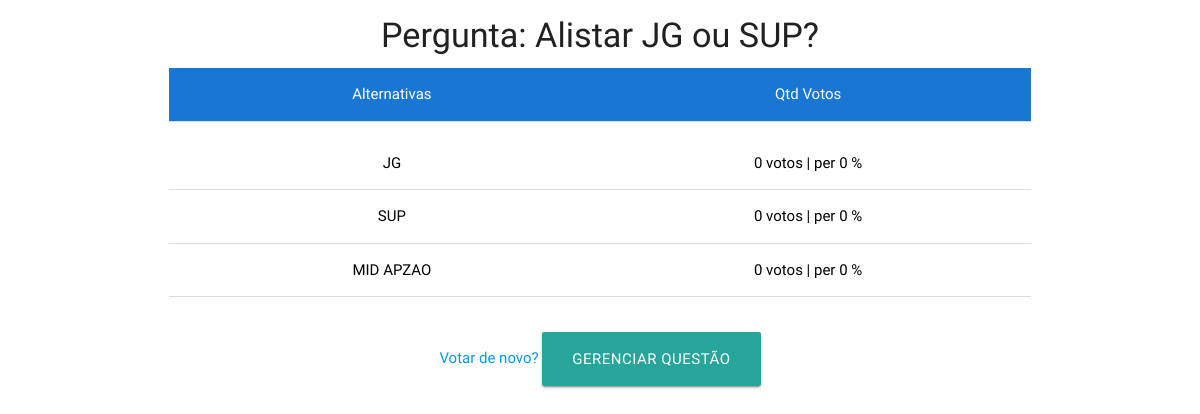
The page /questao/2/results/ on the database its author committed.
### pools/models.py (models this page shows, shortened)
class Question(models.Model):
    question_text = models.TextField()
    closed = models.BooleanField(default=False)
    pub_date = models.DateTimeField(auto_now_add=True)
    class Meta:
        ordering = ['-pub_date']

class Choice(models.Model):
    question = models.ForeignKey(Question, related_name='alternativas_associadas', on_delete=models.CASCADE)
    choice_text = models.TextField()
    votes = models.IntegerField(default=0)
    def get_percen(self):
        if self.votes == 0:
            return 0
        return int(self.question.get_qtd_votes() / self.votes) * 100

### pools/views.py (the view)
# urls.py: path('questao/<int:pk>/results/', ResultsView.as_view(), name='results'),
class ResultsView(generic.DetailView):
    model = Question
    template_name = 'pools/results.html'
    context_object_name = 'questao'

### pools/templates/pools/results.html
{% extends 'pools/base.html' %}
{% block content %}
    <div class="row">
        <h4>Pergunta: {{ questao.question_text }}</h4>
        <div class="collapsible-header center blue darken-2 white-text">
            <div class="col s6">Alternativas</div>
            <div class="col s6">Qtd Votos</div>
        </div>
        <ul>
        {% for alternativa in questao.alternativas_associadas.all %}
            <div class="collapsible-header center black-text">
                <div class="col s6">{{ alternativa.choice_text }}</div>
                <div class="col s6">{{ alternativa.votes }} voto{{ alternativa.votes|pluralize }} | per {{alternativa.get_percen}} %</div>
            </div>
        {% endfor %}
    </ul>
    </div>
    {% if questao.closed == False %}
        <a href="{% url 'pools:exibir_questao' questao.pk %}">Votar de novo?</a>
    {% endif %}
    <a href="{% url 'pools:manage' questao.pk %}" class="btn btn-large">Gerenciar questão</a>
{% endblock %}

### rows shown on the page
Question: question_text "Alistar JG ou SUP?"
Choice: choice_text "JG", votes "0", get_percen "0"
Choice: choice_text "SUP", votes "0", get_percen "0"
Choice: choice_text "MID APZAO", votes "0", get_percen "0"
